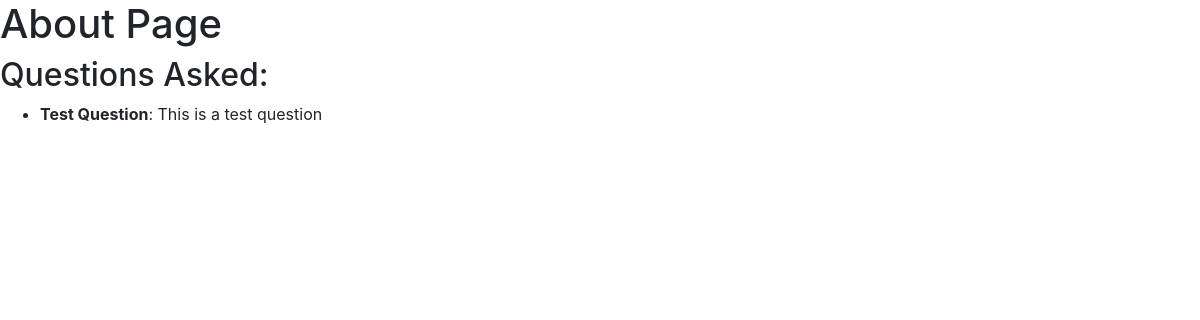
Before: /about with the older database file.
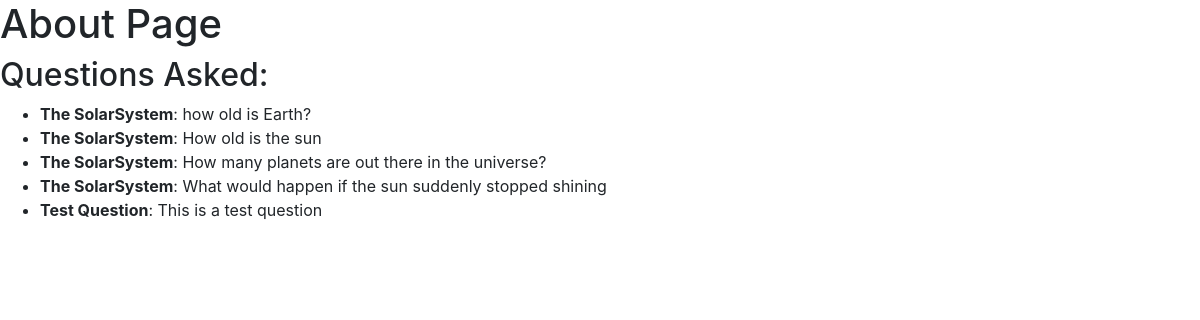
After: the same page with the newer database file.
### stack/models.py (models this page shows, shortened)
class QuestionModel(db.Model):
    id = db.Column(db.Integer, primary_key=True)
    title = db.Column(db.String(200), nullable=False)
    content = db.Column(db.Text, nullable=False)
    author = db.Column(db.String(40), nullable=False)
    date_posted = db.Column(db.DateTime, nullable=False, default=datetime.utcnow)

### stack/__init__.py (the view)
    @app.route("/about")
    def about():
        from stack.models import QuestionModel
        questions = QuestionModel.query.order_by(QuestionModel.date_posted.desc()).all()
        return render_template("about.html", questions=questions)

### stack/templates/about.html (shortened to what this page needs)
<!DOCTYPE html>
<html lang="en">
<head>
  <link rel="stylesheet" href="{{url_for('static', filename = 'css/bootstrap.min.css')}}">
</head>
<body>
<h1>About Page</h1>
<h2>Questions Asked:</h2>
<ul>
  {% for question in questions %}
    <li><strong>{{ question.title }}</strong>: {{ question.content }}</li>
  {% endfor %}
</ul>
</body>
</html>

Changed rows visible on the page:
added QuestionModel: title "The SolarSystem", content "how old is Earth?"
added QuestionModel: title "The SolarSystem", content "How old is the sun"
added QuestionModel: title "The SolarSystem", content "How many planets are out there in the universe?"
added QuestionModel: title "The SolarSystem", content "What would happen if the sun suddenly stopped shining"
